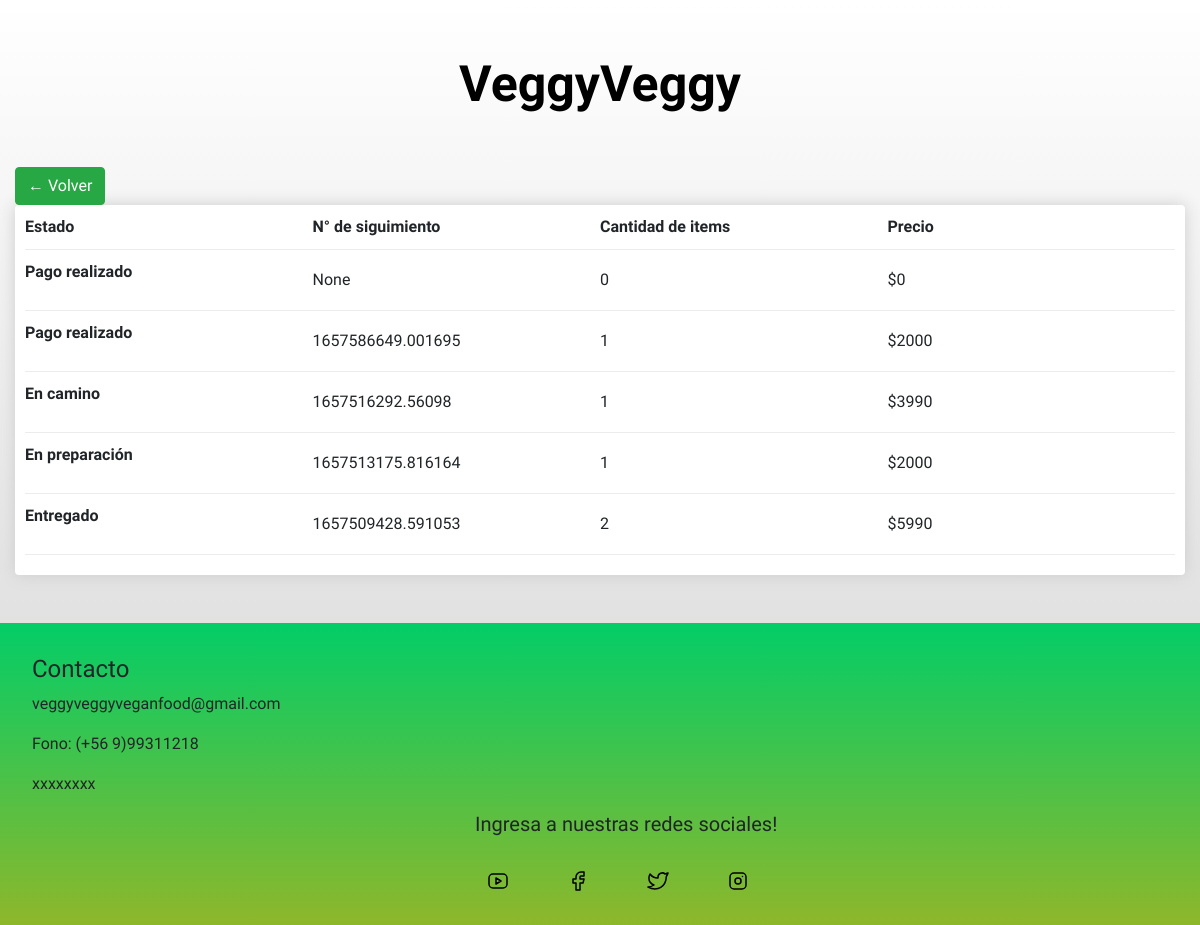
The app's page /historialPed/ (signed in) with its own data.
### productos/models.py (models this page shows, shortened)
class Order(models.Model):
    cliente = models.ForeignKey(Clientes, on_delete=models.SET_NULL, blank=True, null=True)
    fecha_order = models.DateTimeField(auto_now_add=True)
    pagoRealizado= models.BooleanField(default=False)
    enPreparacion= models.BooleanField(default=False)
    enCamino= models.BooleanField(default=False)
    entregado= models.BooleanField(default=False)
    complete = models.BooleanField(default=False)
    transaction_id = models.CharField(max_length=300, null=True)
    def __str__(self):
        return str(self.id)
    @property
    def get_cart_total(self):
        orderitems = self.orderitem_set.all()
        total = sum([item.get_total for item in orderitems])
        return total
    @property
    def get_cart_items(self):
        orderitems = self.orderitem_set.all()
        total = sum([item.cantidad for item in orderitems])
        return total

class OrderItem(models.Model):
    product = models.ForeignKey(Productos, on_delete=models.SET_NULL, blank=True, null=True)
    order = models.ForeignKey(Order, on_delete=models.SET_NULL, blank=True, null=True)
    cantidad = models.IntegerField(default=0, null=True, blank=True)
    fecha_add = models.DateTimeField(auto_now_add=True)
    @property
    def get_total(self):
        total = self.product.precio * self.cantidad
        return total

class Productos(models.Model):
    idProducto = models.IntegerField(primary_key=True, verbose_name='Id Producto')
    stock = models.IntegerField(verbose_name='Stock')
    nombre = models.CharField(max_length=100, verbose_name='Nombre producto')
    precio = models.IntegerField(verbose_name='Precio')
    img = models.ImageField(null=True,upload_to = 'productos/static/productos/img/', default='', verbose_name = 'Imagen Producto')
    descripcion = models.CharField(max_length=500,null=True, blank=True, verbose_name='Descripción producto')
    categoria = models.ForeignKey(TipoCategoria, on_delete=models.CASCADE)

### productos/views.py (the view)
# urls.py: path('historialPed/', historialPed, name="historialPed"),
def historialPed(request):
    listaproductos = Order.objects.filter(cliente=request.user.clientes)
    print(listaproductos)
    data={
        'pedido' : listaproductos
    }
    return render(request,'productos/historialPed.html',data)

### productos/templates/productos/historialPed.html (shortened to what this page needs)
<!DOCTYPE html>
{% load static %}
{% block content %}
<html>
    <head>
        <link rel="stylesheet" href="https://cdn.jsdelivr.net/npm/bootstrap@4.3.1/dist/css/bootstrap.min.css"
>
        <link href="{% static 'productos/css/style.css' %}" rel="stylesheet">
    </head>
    <body>
        <header>
            <h1 class="marca">VeggyVeggy</h1>
        </header>
            <div class = "col-lg-12">
                <a class = "btn btn-success" href = "{% url 'articulos' %}">&#x2190; Volver</a>
                <div class = "box-element">
                    {% if pedido.count > 0 %}
                    <div class = "cart-row">
                        <div style="flex:1"><strong>Estado</strong></div>
                        <div style="flex:1"><strong>N° de siguimiento</strong></div>
                        <div style="flex:1"><strong>Cantidad de items</strong></div>
                        <div style="flex:1"><strong>Precio</strong></div>
                    </div>
                    {% for hisp in pedido reversed %}
                    <div class = "cart-row">
                        <div style="flex:1">
                            {% if hisp.entregado == True %}
                            <p class = "quantity">Entregado</p>
                            {% else %}
                            {% if hisp.enCamino == True %}
                            <p class = "quantity">En camino</p>
                            {% else %}
                            {% if hisp.enPreparacion == True %}
                            <p class = "quantity">En preparación</p>
                            {% else %}
                            <p class = "quantity">Pago realizado</p>
                            {% endif %}
                            {% endif %}
                            {% endif %}
                        </div>
                        <div style="flex:1">{{hisp.transaction_id}}</div>
                        <div style="flex:1">{{hisp.get_cart_items}}</div>
                        <div style="flex:1">${{hisp.get_cart_total}}</div>
                    </div>
                    {% endfor %}
                    {% else %}
                    <div style="text-align:center"><strong>No Hay Pedidos Activos</strong></div>
                    {%endif%}
                </div>
            </div>
        <br>
        <br>
        <footer class="pie-pagina">
            <h4>Contacto</h4>
            <p>veggyveggyveganfood@gmail.com</p>
            <p>Fono: (+56 9)99311218</p>
            <p>xxxxxxxx</p>
            <h5 class="contacto-text">Ingresa a nuestras redes sociales!</h5>
            <br>
            <div class="contacto">
            <section>
                <a href="https://www.youtube.com/channel/UC_zS0VC3eQw1jpRLx22i4fw/featured"></a>
            </section>
            <section>
                <a href="#"></a>
            </section>
            <section>
                <a href="#"></a>
            </section>
            <section>
                <a href="#"></a>
            </section>
            </div>
        </footer>
    </body>
</html>
{% endblock content %}

### productos/static/productos/css/style.css (style rules this page uses)
body { font-family: 'Volkhov', serif; margin: 0; background-image: linear-gradient(to top, #D3D3D3 0%, #FFFFFF 100%); }
.marca { text-align: center; font-family: 'Volkhov', serif; font-size: 50px; padding: 20px 0px; margin: 33.500px 0px; font-weight: bold; color: black; }
.pie-pagina { background-image: linear-gradient(to top, #8EB72B 0%, #03cd67 100%); padding: 2rem; font-family: 'Secular One', sans-serif !important; }
.contacto { display: grid; grid-template-columns: repeat(4, 80px); }
.contacto { margin-left: 40%; margin-top: 0%; margin-bottom: 0%; margin-right: 30%; }
.contacto-text { margin-left: 39%; }
.box-element { box-shadow: hsl(0, 0%, 80%) 0 0 16px; background-color: #ffffff; border-radius: 4px; padding: 10px; }
.cart-row { display: flex; align-items: center; padding-bottom: 10px; margin-bottom: 10px; border-bottom: 1px solid #ececec }
.quantity { display: inline-block; font-weight: 700; padding-right: 10px; }

### records on screen
Order: entregado "Pago realizado", transaction_id "None", get_cart_items "0", get_cart_total "0"
Order: entregado "Pago realizado", transaction_id "1657586649.001695", get_cart_items "1", get_cart_total "2000"
Order: entregado "En camino", transaction_id "1657516292.56098", get_cart_items "1", get_cart_total "3990"
Order: entregado "En preparación", transaction_id "1657513175.816164", get_cart_items "1", get_cart_total "2000"
Order: entregado "Entregado", transaction_id "1657509428.591053", get_cart_items "2", get_cart_total "5990"
